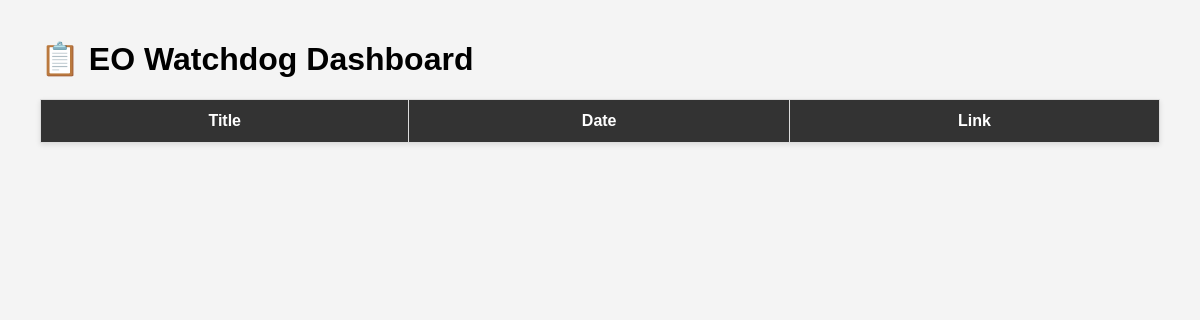
Page /dashboard on the earlier database version.
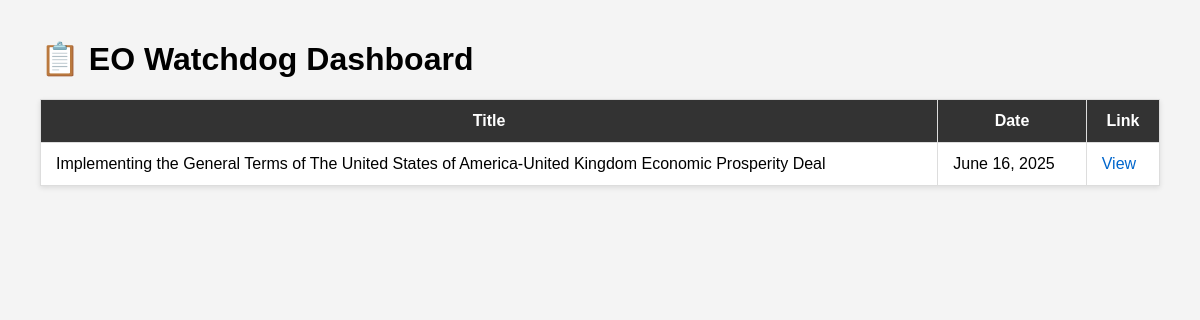
Same page on the later database version.
### tables this page shows
CREATE TABLE executive_orders (
    id INTEGER PRIMARY KEY AUTOINCREMENT,
    title TEXT,
    date TEXT,
    url TEXT
);

### app.py (the view)
@app.route("/dashboard")
def dashboard():
    import sqlite3
    conn = sqlite3.connect(db_path)
    cursor = conn.cursor()
    cursor.execute("SELECT title, date, url FROM executive_orders")
    alerts = cursor.fetchall()
    conn.close()
    return render_template("dashboard.html", alerts=alerts)

### templates/dashboard.html (shortened to what this page needs)
<!DOCTYPE html>
<html lang="en">
<head>
    <link rel="stylesheet" href="{{ url_for('static', filename='style.css') }}">
</head>
<body>
    <h1>📋 EO Watchdog Dashboard</h1>
    <table>
        <thead>
            <tr>
                <th>Title</th>
                <th>Date</th>
                <th>Link</th>
            </tr>
        </thead>
        <tbody>
            {% for row in alerts %}
            <tr>
                <td>{{ row[0] }}</td>
                <td>{{ row[1] }}</td>
                <td><a href="{{ row[2] }}" target="_blank">View</a></td>
            </tr>
            {% endfor %}
        </tbody>
    </table>
</body>
</html>

### static/style.css (style rules this page uses)
body { font-family: sans-serif; background: #f4f4f4; margin: 40px; }
table { width: 100%; border-collapse: collapse; background: white; box-shadow: 0 2px 5px rgba(0,0,0,0.1); }
th, td { padding: 12px 15px; border: 1px solid #ddd; }
th { background: #333; color: white; }
a { color: #0066cc; text-decoration: none; }

Differences in the rows shown:
added executive_orders: title "Implementing the General Terms of The United States of America-United Kingdom Economic Prosperity Deal", date "June 16, 2025"
